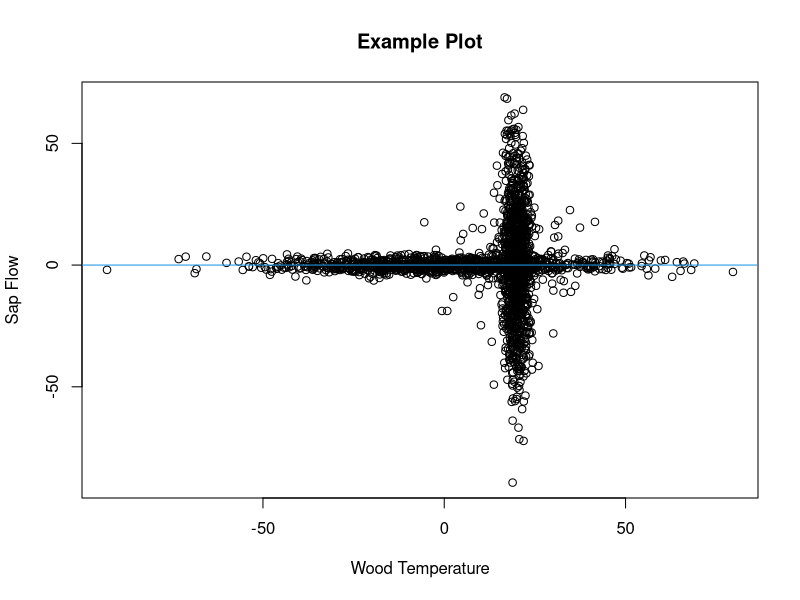
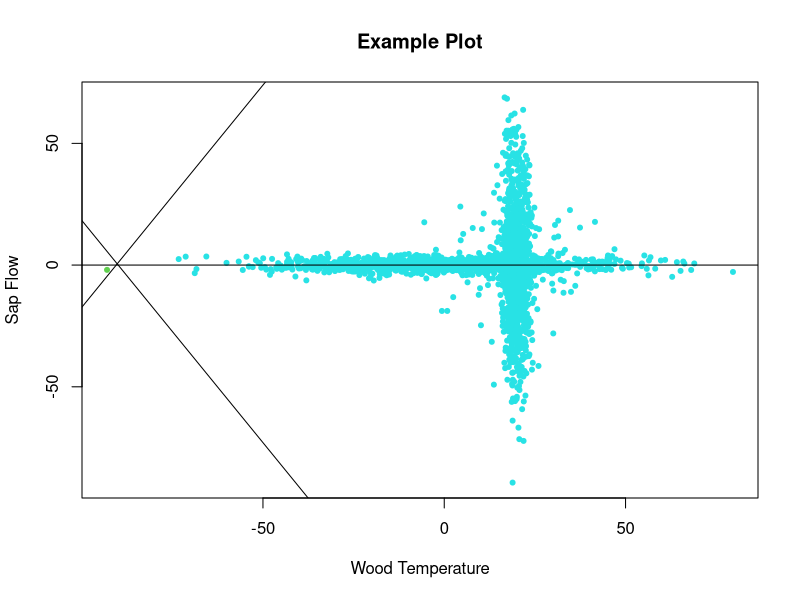

The R script that drew these images, in order: (Note: a time limit stopped this script after it produced the figures.)

# Finding Critical Points for the Relationship Between Wood Temperature and
# Winter-Dormant-Season Sap Flow

# David Moore
# University of New Hampshire Ecohydrology Lab
# July 2023
# davidblakneymoore@gmail.com


# The Explanation

# There are situations where data points, when plotted, cluster around the
# horizontal axis except when they're near a particular value along that axis.
# A picture will help describe this situation.

Predictor_Variable <- c(rnorm(1000, 0, 25), rnorm(1000, 20, 2), rnorm(100, 20, 10))
Response_Variable <- c(rnorm(1000, 0, 2), rnorm(1000, 0, 25), rnorm(100, 0, 10))
Data_Frame <- data.frame(Predictor_Variable = Predictor_Variable, Response_Variable = Response_Variable)
plot(Response_Variable ~ Predictor_Variable, Data_Frame, main = 'Example Plot', xlab = 'Wood Temperature', ylab = 'Sap Flow')
abline(h = 0, col = 4)

# This figure is included in this repository - it's called 'Example Plot 1'.

# This made-up data mimics what I've seen in my studies on winter-dormant-
# season sap flow, where wood temperature is the predictor variable and sap
# flow is the response variable. At extreme wood temperature values, there is
# essentially no sap flow, but when wood temperature values approach a
# particular value (which may be species-specific) from above or below, sap
# flows either downward or upward in deciduous hardwoods.

# In these scenarios, the value of the predictor variable at which the response
# variable is most variable is unknown. This value, which I'll call the
# 'critical value', must be identified and likely has physiological
# significance for the tree. Here, I propose a method to estimate these
# critical values.

# To estimate a critical value, I propose to split the plane of the plot up
# into four quadrants. The quadrants will come together at a point on the
# horizontal axis somewhere between the minimum and maximum values of the
# predictor variable. These quadrants will be delineated by two lines that
# cross on the horizontal axis and that have slopes of equal magnitude but of
# different signs (in other words, the lines that delineate the quadrants are
# reflections of each other about the vertical line that passes through the
# point where the lines delineating the quadrant cross). Again, a figure will
# help to illustrate this concept.

Horizontal_Axis_Intercept_Interval <- 0.1
Vertical_Axis_Intercept_Interval <- 0.1
Slope_Interval <- 0.01
Angles <- seq((0 + Slope_Interval), ((pi / 2) - Slope_Interval), Slope_Interval)
Horizontal_Axis_Intercepts <- seq(min(Data_Frame$Predictor_Variable), max(Data_Frame$Predictor_Variable), by = Horizontal_Axis_Intercept_Interval)
Vertical_Axis_Intercepts <- seq(min(Data_Frame$Predictor_Variable), max(Data_Frame$Predictor_Variable), by = Vertical_Axis_Intercept_Interval)
i <- sample(seq_len(length((Horizontal_Axis_Intercepts))), 1)
j <- sample(seq_len(length((Vertical_Axis_Intercepts))), 1)
k <- sample(seq_len(length(Angles)), 1)
Bottommost_Points <- ifelse((Data_Frame$Response_Variable < ((tan(Angles[k]) * Data_Frame$Predictor_Variable) + Vertical_Axis_Intercepts[j] - (Horizontal_Axis_Intercepts[i] * tan(Angles[k])))) & (Data_Frame$Response_Variable < ((-tan(Angles[k]) * Data_Frame$Predictor_Variable) + Vertical_Axis_Intercepts[j] + (Horizontal_Axis_Intercepts[i] * tan(Angles[k])))), T, F)
Leftmost_Regions <- ifelse((Data_Frame$Response_Variable > ((tan(Angles[k]) * Data_Frame$Predictor_Variable) + Vertical_Axis_Intercepts[j] - (Horizontal_Axis_Intercepts[i] * tan(Angles[k])))) & (Data_Frame$Response_Variable < ((-tan(Angles[k]) * Data_Frame$Predictor_Variable) + Vertical_Axis_Intercepts[j] + (Horizontal_Axis_Intercepts[i] * tan(Angles[k])))), T, F)
Topmost_Points <- ifelse((Data_Frame$Response_Variable > ((tan(Angles[k]) * Data_Frame$Predictor_Variable) + Vertical_Axis_Intercepts[j] - (Horizontal_Axis_Intercepts[i] * tan(Angles[k])))) & (Data_Frame$Response_Variable > ((-tan(Angles[k]) * Data_Frame$Predictor_Variable) + Vertical_Axis_Intercepts[j] + (Horizontal_Axis_Intercepts[i] * tan(Angles[k])))), T, F)
Rightmost_Points <- ifelse((Data_Frame$Response_Variable < ((tan(Angles[k]) * Data_Frame$Predictor_Variable) + Vertical_Axis_Intercepts[j] - (Horizontal_Axis_Intercepts[i] * tan(Angles[k])))) & (Data_Frame$Response_Variable > ((-tan(Angles[k]) * Data_Frame$Predictor_Variable) + Vertical_Axis_Intercepts[j] + (Horizontal_Axis_Intercepts[i] * tan(Angles[k])))), T, F)
Bottommost_Points <- Data_Frame[Bottommost_Points, ]
Leftmost_Regions <- Data_Frame[Leftmost_Regions, ]
Topmost_Points <- Data_Frame[Topmost_Points, ]
Rightmost_Points <- Data_Frame[Rightmost_Points, ]
plot(Response_Variable ~ Predictor_Variable, Data_Frame, type = 'n', main = 'Example Plot', xlab = 'Wood Temperature', ylab = 'Sap Flow')
points(Bottommost_Points$Predictor_Variable, Bottommost_Points$Response_Variable, pch = 20, col = 2)
points(Leftmost_Regions$Predictor_Variable, Leftmost_Regions$Response_Variable, pch = 20, col = 3)
points(Topmost_Points$Predictor_Variable, Topmost_Points$Response_Variable, pch = 20, col = 4)
points(Rightmost_Points$Predictor_Variable, Rightmost_Points$Response_Variable, pch = 20, col = 5)
abline(a = (Vertical_Axis_Intercepts[j] - (Horizontal_Axis_Intercepts[i] * tan(Angles[k]))), b = (tan(Angles[k])))
abline(a = (Vertical_Axis_Intercepts[j] + (Horizontal_Axis_Intercepts[i] * tan(Angles[k]))), b = (-tan(Angles[k])))
abline(h = 0)

# To find the critical value, two major processes will happen. First, the lines
# delineating the quadrants will start at the leftmost data point and
# incrementally move rightward along the horizontal axis. Second, at each of
# the horizontal axis intercepts where these two lines meet, the angles of
# these lines will vary incrementally from 0 to pi / 2. For each combination of
# horizontal axis intercept and angle, a least-squares value will be
# calculated. This least-squares value will be the sum of the squared residuals
# from the topmost and bottommost quadrants (these residuals are the difference
# between the data points in these two quadrants and the vertical line that
# passes through the point where the lines delineating the quadrants cross)
# taken together and from the leftmost and rightmost quadrants (these residuals
# are the difference between the data points in these two quadrants and the
# horizontal axis) taken together. The critical point will be the value of the
# predictor variable that generates the minimum least-squares value.

# An even better and more descriptive figure that helps to explain this process
# is included in this repository - it's called 'Example Plot 2.jpeg'.

# Actually, a third minor process will also happen concurrently. The vertical
# position of this critical point will be allowed to vary as well. Although, in
# theory, sap flow will approach 0 at extreme temperatures, in practice, sap
# flow values are typically off by a small amount due to probe misalignment
# (details can be found in Burgess et al., 2001). Therefore, in order to
# determine the empirical value for no sap flow, this critical point will be
# allowed to vary vertically, and the vertical position of this critical point
# will be subtracted from all sap flow values to reset the baseline to 0.

# This function takes ten arguments. The first two are required.

# The 'Predictor_Variable' argument specifies which variable will be treated as
# the variable on the horizontal axis. If the 'Data_Frame' argument is used to
# specify a data frame containing the predictor variable column, the
# 'Predictor_Variable' argument should not be written as a character string (it
# should not be surrounded by quotation marks). If the 'Data_Frame' argument is
# not used, the 'Predictor_Variable' argument should  be written as a character
# string, surrounded by quotation marks. This argument must be numeric and of
# the same length as the 'Response_Variable' argument.

# The 'Response_Variable' argument specifies which variable will be treated as
# the variable on the vertical axis. If the 'Data_Frame' argument is used to
# specify a data frame containing the response variable column, the
# 'Response_Variable' argument should not be written as a character string (it
# should not be surrounded by quotation marks). If the 'Data_Frame' argument is
# not used, the 'Response_Variable' argument should  be written as a character
# string, surrounded by quotation marks. This argument must be numeric and of
# the same length as the 'Predictor_Variable' argument.

# The 'Data_Frame' argument is optional and can be used to identify an object
# of class 'data.frame' that contains both the predictor and response
# variables.

# The 'Horizontal_Variable_Minimum_Value' argument specifies the minimum
# possible value for the critical point's horizontal axis (predictor variable)
# value. Since it may not be computationally efficient to search for the
# critical value across the entire range of the predictor variable, a subset of
# predictor variable values can be specified.

# The 'Horizontal_Variable_Maximum_Value' argument specifies the maximum
# possible value for the critical point's horizontal axis (predictor variable)
# value. Since it may not be computationally efficient to search for the
# critical value across the entire range of the predictor variable, a subset of
# predictor variable values can be specified.

# The 'Vertical_Variable_Minimum_Value' argument specifies the minimum possible
# value for the critical point's vertical axis (response variable) value. Since
# it may not be computationally efficient to search for the critical value
# across the entire range of the response variable, a subset of response
# variable values can be specified.

# The 'Vertical_Variable_Maximum_Value' argument specifies the maximum possible
# value for the critical point's vertical axis (response variable) value. Since
# it may not be computationally efficient to search for the critical value
# across the entire range of the response variable, a subset of response
# variable values can be specified.

# The 'Slope_Interval' argument specifies, in radians, how gradually slopes
# (angles) should increase from 0 to pi / 2. Smaller 'Slope_Interval' values
# will cause the function to take longer to run but will lead to more accurate
# critical values. This argument must be numeric, of length 1, and between 0
# and pi / 2.

# The 'Horizontal_Axis_Intercept_Interval' argument specifies, in whatever
# units the predictor variable is in, how gradually the quadrants shift from
# right to left. Smaller 'Horizontal_Axis_Intercept_Interval' values will cause
# the function to take longer to run but will lead to more accurate critical
# values. This argument must be numeric, of length 1, and between 0
# and the domain of the predictor variable.

# The 'Vertical_Axis_Intercept_Interval' argument specifies, in whatever units
# the response variable is in, how gradually the quadrants shift from top to
# bottom. Smaller 'Vertical_Axis_Intercept_Interval' values will cause the
# function to take longer to run but will lead to more accurate critical
# values. This argument must be numeric, of length 1, and between 0 and the
# domain of the response variable.


# The Function

Function_for_Finding_the_Critical_Point <- function (Predictor_Variable, Response_Variable, Data_Frame, Horizontal_Variable_Minimum_Value = ifelse(is.null(Data_Frame), min(Predictor_Variable), min(Data_Frame$Predictor_Variable)), Horizontal_Variable_Maximum_Value = ifelse(is.null(Data_Frame), max(Predictor_Variable), max(Data_Frame$Predictor_Variable)), Vertical_Variable_Minimum_Value = ifelse(is.null(Data_Frame), min(Response_Variable), min(Data_Frame$Response_Variable)), Vertical_Variable_Maximum_Value = ifelse(is.null(Data_Frame), max(Response_Variable), max(Data_Frame$Response_Variable)), Slope_Interval = 0.01, Horizontal_Axis_Intercept_Interval = 0.01, Vertical_Axis_Intercept_Interval = 0.01) {
  if (is.null(Data_Frame)) {
    if (!is.numeric(Predictor_Variable) | !is.numeric(Response_Variable)) {
      stop ("'Predictor_Variable' and 'Response_Variable' must be numeric variables.")
    }
    if (length(Predictor_Variable) != length(Response_Variable)) {
      stop ("'Predictor_Variable' and 'Response_Variable' must be of the same length.")
    }
    Predictor_Variable_Name <- deparse(substitute(Predictor_Variable))
    Response_Variable_Name <- deparse(substitute(Response_Variable))
    Data_Frame <- data.frame(Predictor_Variable = Predictor_Variable, Response_Variable = Response_Variable)
  } else if (!is.null(Data_Frame)) {
    if (class(Data_Frame) != 'data.frame') {
      stop ("'Data_Frame' must be of class 'data.frame'.")
    }
    Predictor_Variable_Name <- deparse(substitute(Predictor_Variable))
    Response_Variable_Name <- deparse(substitute(Response_Variable))
    Predictor_Variable <- Data_Frame[, deparse(substitute(Predictor_Variable))]
    Response_Variable <- Data_Frame[, deparse(substitute(Response_Variable))]
    if (!is.numeric(Predictor_Variable) | !is.numeric(Response_Variable)) {
      stop ("'Predictor_Variable' and 'Response_Variable' must be numeric variables.")
    }
    if (length(Predictor_Variable) != length(Response_Variable)) {
      stop ("'Predictor_Variable' and 'Response_Variable' must be of the same length.")
    }
    Data_Frame <- data.frame(Predictor_Variable = Predictor_Variable, Response_Variable = Response_Variable)
  }
  if (!is.numeric(Horizontal_Variable_Minimum_Value)) {
    stop ("'Horizontal_Variable_Minimum_Value' must be numeric.")
  }
  if (length(Horizontal_Variable_Minimum_Value) != 1) {
    stop ("'Horizontal_Variable_Minimum_Value' must be a single value.")
  }
  if (Horizontal_Variable_Minimum_Value > max(Data_Frame$Predictor_Variable) | Horizontal_Variable_Minimum_Value < min(Data_Frame$Predictor_Variable)) {
    stop ("'Horizontal_Variable_Minimum_Value' must be within the range of predictor variable values.")
  }
  if (!is.numeric(Horizontal_Variable_Maximum_Value)) {
    stop ("'Horizontal_Variable_Maximum_Value' must be numeric.")
  }
  if (length(Horizontal_Variable_Maximum_Value) != 1) {
    stop ("'Horizontal_Variable_Maximum_Value' must be a single value.")
  }
  if (Horizontal_Variable_Maximum_Value > max(Data_Frame$Predictor_Variable) | Horizontal_Variable_Maximum_Value < min(Data_Frame$Predictor_Variable)) {
    stop ("'Horizontal_Variable_Maximum_Value' must be within the range of predictor variable values.")
  }
  if (!is.numeric(Vertical_Variable_Minimum_Value)) {
    stop ("'Vertical_Variable_Minimum_Value' must be numeric.")
  }
  if (length(Vertical_Variable_Minimum_Value) != 1) {
    stop ("'Vertical_Variable_Minimum_Value' must be a single value.")
  }
  if (Vertical_Variable_Minimum_Value > max(Data_Frame$Response_Variable) | Vertical_Variable_Minimum_Value < min(Data_Frame$Response_Variable)) {
    stop ("'Vertical_Variable_Minimum_Value' must be within the range of response variable values.")
  }
  if (!is.numeric(Vertical_Variable_Maximum_Value)) {
    stop ("'Vertical_Variable_Maximum_Value' must be numeric.")
  }
  if (length(Vertical_Variable_Maximum_Value) != 1) {
    stop ("'Vertical_Variable_Maximum_Value' must be a single value.")
  }
  if (Vertical_Variable_Maximum_Value > max(Data_Frame$Response_Variable) | Vertical_Variable_Maximum_Value < min(Data_Frame$Response_Variable)) {
    stop ("'Vertical_Variable_Maximum_Value' must be within the range of response variable values.")
  }
  if (!is.numeric(Horizontal_Axis_Intercept_Interval)) {
    stop ("'Horizontal_Axis_Intercept_Interval' must be numeric.")
  }
  if (length(Horizontal_Axis_Intercept_Interval) != 1) {
    stop ("'Horizontal_Axis_Intercept_Interval' must be a single value.")
  }
  if (Horizontal_Axis_Intercept_Interval <= 0 | Horizontal_Axis_Intercept_Interval >= (max(Data_Frame$Predictor_Variable) - min(Data_Frame$Predictor_Variable))) {
    stop ("'Horizontal_Axis_Intercept_Interval' must be greater than 0 and smaller than the difference between the maximum and minimum values of the predictor variable.")
  }
  if (!is.numeric(Vertical_Axis_Intercept_Interval)) {
    stop ("'Vertical_Axis_Intercept_Interval' must be numeric.")
  }
  if (length(Vertical_Axis_Intercept_Interval) != 1) {
    stop ("'Vertical_Axis_Intercept_Interval' must be a single value.")
  }
  if (Vertical_Axis_Intercept_Interval <= 0 | Vertical_Axis_Intercept_Interval >= (max(Data_Frame$Response_Variable) - min(Data_Frame$Response_Variable))) {
    stop ("'Vertical_Axis_Intercept_Interval' must be greater than 0 and smaller than the difference between the maximum and minimum values of the response variable.")
  }
  if (!is.numeric(Slope_Interval)) {
    stop ("'Slope_Interval' must be numeric.")
  }
  if (length(Slope_Interval) != 1) {
    stop ("'Slope_Interval' must be a single value.")
  }
  if (Slope_Interval <= 0 | Slope_Interval >= pi / 2) {
    stop ("'Slope_Interval' must be greater than 0 and less than pi / 2.")
  }
  Angles <- seq((0 + Slope_Interval), ((pi / 2) - Slope_Interval), Slope_Interval)
  Horizontal_Axis_Intercepts <- seq(Horizontal_Variable_Minimum_Value, Horizontal_Variable_Maximum_Value, by = Horizontal_Axis_Intercept_Interval)
  Vertical_Axis_Intercepts <- seq(Vertical_Variable_Minimum_Value, Vertical_Variable_Maximum_Value, by = Vertical_Axis_Intercept_Interval)
  Output <- list(NULL)
  Counter <- 1
  for (i in seq_len(length(Horizontal_Axis_Intercepts))) {
    for (j in seq_len(length(Vertical_Axis_Intercepts))) {
      for (k in seq_len(length(Angles))) {
        Bottommost_Points <- ifelse((Data_Frame$Response_Variable < ((tan(Angles[k]) * Data_Frame$Predictor_Variable) + Vertical_Axis_Intercepts[j] - (Horizontal_Axis_Intercepts[i] * tan(Angles[k])))) & (Data_Frame$Response_Variable < ((-tan(Angles[k]) * Data_Frame$Predictor_Variable) + Vertical_Axis_Intercepts[j] + (Horizontal_Axis_Intercepts[i] * tan(Angles[k])))), T, F)
        Leftmost_Points <- ifelse((Data_Frame$Response_Variable > ((tan(Angles[k]) * Data_Frame$Predictor_Variable) + Vertical_Axis_Intercepts[j] - (Horizontal_Axis_Intercepts[i] * tan(Angles[k])))) & (Data_Frame$Response_Variable < ((-tan(Angles[k]) * Data_Frame$Predictor_Variable) + Vertical_Axis_Intercepts[j] + (Horizontal_Axis_Intercepts[i] * tan(Angles[k])))), T, F)
        Topmost_Points <- ifelse((Data_Frame$Response_Variable > ((tan(Angles[k]) * Data_Frame$Predictor_Variable) + Vertical_Axis_Intercepts[j] - (Horizontal_Axis_Intercepts[i] * tan(Angles[k])))) & (Data_Frame$Response_Variable > ((-tan(Angles[k]) * Data_Frame$Predictor_Variable) + Vertical_Axis_Intercepts[j] + (Horizontal_Axis_Intercepts[i] * tan(Angles[k])))), T, F)
        Rightmost_Points <- ifelse((Data_Frame$Response_Variable < ((tan(Angles[k]) * Data_Frame$Predictor_Variable) + Vertical_Axis_Intercepts[j] - (Horizontal_Axis_Intercepts[i] * tan(Angles[k])))) & (Data_Frame$Response_Variable > ((-tan(Angles[k]) * Data_Frame$Predictor_Variable) + Vertical_Axis_Intercepts[j] + (Horizontal_Axis_Intercepts[i] * tan(Angles[k])))), T, F)
        Vertical_Points <- Data_Frame[Bottommost_Points | Topmost_Points, ]
        Vertical_Sum_of_Squared_Residuals <- sum((Vertical_Points$Predictor_Variable - Horizontal_Axis_Intercepts[i]) ^ 2)
        Horizontal_Points <- Data_Frame[Leftmost_Points | Rightmost_Points, ]
        Horizontal_Sum_of_Squared_Residuals <- sum((Horizontal_Points$Response_Variable - Vertical_Axis_Intercepts[j]) ^ 2)
        Overall_Sum_of_Squared_Residuals <- Vertical_Sum_of_Squared_Residuals + Horizontal_Sum_of_Squared_Residuals
        Output[[Counter]] <- list(Horizontal_Axis_Intercept = Horizontal_Axis_Intercepts[i], Vertical_Axis_Intercept = Vertical_Axis_Intercepts[j], Angle = Angles[k], Overall_Sum_of_Squared_Residuals = Overall_Sum_of_Squared_Residuals)
        Counter <- Counter + 1
      }
    }
  }
  Best_Critical_Point <- Output[[which.min(sapply(Output, `[`, 'Overall_Sum_of_Squared_Residuals'))]]
  Bottommost_Points_Logical <- ifelse((Data_Frame$Response_Variable < ((tan(Best_Critical_Point$Angle) * Data_Frame$Predictor_Variable) + Best_Critical_Point$Vertical_Axis_Intercept - (Best_Critical_Point$Horizontal_Axis_Intercept * tan(Best_Critical_Point$Angle)))) & (Data_Frame$Response_Variable < ((-tan(Best_Critical_Point$Angle) * Data_Frame$Predictor_Variable) + Best_Critical_Point$Vertical_Axis_Intercept + (Best_Critical_Point$Horizontal_Axis_Intercept * tan(Best_Critical_Point$Angle)))), T, F)
  Leftmost_Points_Logical <- ifelse((Data_Frame$Response_Variable > ((tan(Best_Critical_Point$Angle) * Data_Frame$Predictor_Variable) + Best_Critical_Point$Vertical_Axis_Intercept - (Best_Critical_Point$Horizontal_Axis_Intercept * tan(Best_Critical_Point$Angle)))) & (Data_Frame$Response_Variable < ((-tan(Best_Critical_Point$Angle) * Data_Frame$Predictor_Variable) + Best_Critical_Point$Vertical_Axis_Intercept + (Best_Critical_Point$Horizontal_Axis_Intercept * tan(Best_Critical_Point$Angle)))), T, F)
  Topmost_Points_Logical <- ifelse((Data_Frame$Response_Variable > ((tan(Best_Critical_Point$Angle) * Data_Frame$Predictor_Variable) + Best_Critical_Point$Vertical_Axis_Intercept - (Best_Critical_Point$Horizontal_Axis_Intercept * tan(Best_Critical_Point$Angle)))) & (Data_Frame$Response_Variable > ((-tan(Best_Critical_Point$Angle) * Data_Frame$Predictor_Variable) + Best_Critical_Point$Vertical_Axis_Intercept + (Best_Critical_Point$Horizontal_Axis_Intercept * tan(Best_Critical_Point$Angle)))), T, F)
  Rightmost_Points_Logical <- ifelse((Data_Frame$Response_Variable < ((tan(Best_Critical_Point$Angle) * Data_Frame$Predictor_Variable) + Best_Critical_Point$Vertical_Axis_Intercept - (Best_Critical_Point$Horizontal_Axis_Intercept * tan(Best_Critical_Point$Angle)))) & (Data_Frame$Response_Variable > ((-tan(Best_Critical_Point$Angle) * Data_Frame$Predictor_Variable) + Best_Critical_Point$Vertical_Axis_Intercept + (Best_Critical_Point$Horizontal_Axis_Intercept * tan(Best_Critical_Point$Angle)))), T, F)
  list(Horizontal_Axis_Intercept = Best_Critical_Point$Horizontal_Axis_Intercept, Vertical_Axis_Intercept = Best_Critical_Point$Vertical_Axis_Intercept, Angle = Best_Critical_Point$Angle, Overall_Sum_of_Squared_Residuals = Best_Critical_Point$Overall_Sum_of_Squared_Residuals, Bottommost_Points = Data_Frame[Bottommost_Points_Logical, ], Leftmost_Points = Data_Frame[Leftmost_Regions_Logical, ], Topmost_Points = Data_Frame[Topmost_Points_Logical, ], Rightmost_Points = Data_Frame[Rightmost_Points_Logical, ], Horizontal_Points = Data_Frame[Leftmost_Regions_Logical | Rightmost_Points_Logical, ], Vertical_Points = Data_Frame[Bottommost_Points_Logical | Topmost_Points_Logical, ])
}


# An Example

# Let's see if we can identify the critical point for the made-up data we
# generated in the 'The Explanation' section.

(Output <- Function_for_Finding_the_Critical_Point(Predictor_Variable, Response_Variable, Data_Frame))
plot(Response_Variable ~ Predictor_Variable, Data_Frame, main = 'Example Plot', xlab = 'Wood Temperature', ylab = 'Sap Flow')
abline(h = Output$Vertical_Axis_Intercept, col = 4)
abline(v = Output$Horizontal_Axis_Intercept, col = 4)

# I think the function did a nice job!


# Works Cited

# Burgess, S.S.O., M.A. Adams, N.C. Turner, C.R. Beverly, C.K. Ong, A.A.H.
# Khan, and T.M. Bleby. 2001. An improved heat pulse method to measure low and
# reverse rates of sap flow in woody plants. Tree Physiol. 21:589-598.
